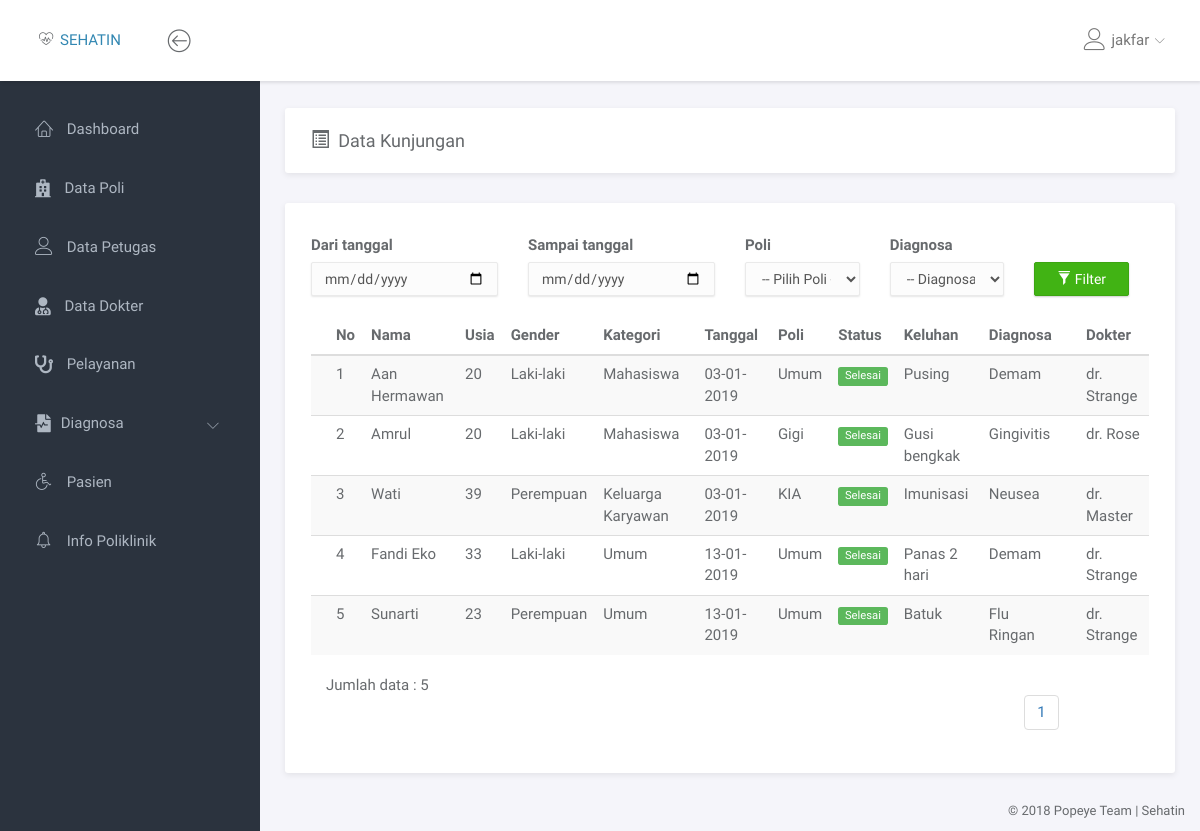
The page /kunjungan/semua_kunjungan.php (signed in) on the database its author committed.
### tables this page shows
CREATE TABLE `pasien` (
  `id_pasien` int(11) NOT NULL,
  `no_identitas` varchar(16) NOT NULL,
  `nama` varchar(50) NOT NULL,
  `tmpt_lahir` varchar(30) NOT NULL,
  `tgl_lahir` date NOT NULL,
  `gender` enum('Laki-laki','Perempuan') NOT NULL,
  `alamat` varchar(60) NOT NULL,
  `no_hp` varchar(13) NOT NULL,
  `pendidikan` varchar(5) NOT NULL,
  `status_perkawinan` enum('Belum Kawin','Kawin') NOT NULL,
  `kategori` enum('Umum','Karyawan','Keluarga Karyawan','Mahasiswa') NOT NULL
);

### kunjungan/semua_kunjungan.php (the view, shortened to what this page needs)
<!doctype html>
<html lang="en">
<head>
<link rel="stylesheet" href="../assets/vendor/bootstrap/css/bootstrap.min.css">
<link rel="stylesheet" href="../assets/vendor/font-awesome/css/font-awesome.min.css">
<link rel="stylesheet" href="../assets/vendor/linearicons/style.css">
<link rel="stylesheet" href="../assets/vendor/chartist/css/chartist-custom.css">
<link rel="stylesheet" href="../assets/css/main.css">
</head>
<body>
<div id="wrapper">
  <?php
  include '../dashboard/navbar.php';
  include '../dashboard/left_sidebar.php';
  ?>
  <div class="main">
    <div class="main-content">
      <div class="container-fluid">
        <div class="panel">
          <div class="panel-heading">
           <div class="row">
             <div class="col-md-4">
              <h1 class="panel-title"><i class="glyphicon glyphicon-list-alt"></i>&ensp;Data Kunjungan</h1>
             </div>
             <div class="col-md-1 col-md-offset-7">
             </div>
           </div>
          </div>
        </div>
        <div class="row">
          <div class="col-md-12">
            <div class="panel">
              <br>
                  <div class="panel-body">
                    <form action="" method="GET">
                      <div class="row">
                        <div class="col-md-3">
                          <label for="">Dari tanggal</label>
                          <input type="date" name="dari" class="form-control" value="<?php echo(isset($_GET['dari']) ? $_GET['dari'] : "" ) ?>">
                        </div>
                        <div class="col-md-3">
                          <label for="">Sampai tanggal</label>
                          <input type="date" name="sampai" class="form-control" value="<?php echo(isset($_GET['sampai']) ? $_GET['sampai'] : "" ) ?>">
                        </div>
                        <div class="col-md-2">
                          <label for="">Poli</label>
                          <select name="poli" class="form-control">
                            <option value="">-- Pilih Poli --</option>
                          </select>
                        </div>
                        <div class="col-md-2">
                          <label>Diagnosa</label>
                          <select name="diagnosa" class="form-control">
                            <option value="">-- Diagnosa --</option>
                          </select>
                        </div>
                        <div class="col-md-2">
                          <br>
                          <button style="margin-top: 5px;" type="submit" name="submit" value="submit" class="btn btn-success"><i class="glyphicon glyphicon-filter"></i>&nbsp;Filter</button>
                        </div>
                      </div>
                    </form>
                    <br>
                    <div class="table-responsive">
                      <table class="table table-striped table-hover">
                        <thead>
                          <tr>
                            <th>No</th>
                            <th>Nama</th>
                            <th>Usia</th>
                            <th>Gender</th>
                            <th>Kategori</th>
                            <th>Tanggal</th>
                            <th>Poli</th>
                            <th>Status</th>
                            <th>Keluhan</th>
                            <th>Diagnosa</th>
                            <th>Dokter</th>
                          </tr>
                        </thead>
                        <tbody>
                          <?php
                          $no = 1;
                          if (isset($_GET['submit'])) {
                            if (!empty($_GET['dari']) && !empty($_GET['sampai']) && !empty($_GET['poli']) && !empty($_GET['diagnosa'])) {
                               $query = "SELECT DISTINCT p.*, a.status, a.waktu, a.keluhan, poli.poli, dg.diagnosa, d.nm_dokter FROM pasien p INNER JOIN antrian a ON a.id_pasien = p.id_pasien INNER JOIN poli ON a.id_poli = poli.id_poli INNER JOIN pemeriksaan pm ON pm.id_antrian = a.id_antrian INNER JOIN dokter d ON d.id_dokter = pm.id_dokter INNER JOIN diagnosa dg ON dg.id_diagnosa = pm.id_diagnosa WHERE a.waktu BETWEEN '$_GET[dari] 00:00:00' AND '$_GET[sampai] 23:59:59' AND a.id_poli = '$_GET[poli]' AND pm.id_diagnosa = '$_GET[diagnosa]' ORDER BY a.waktu ASC";
                            }
                            elseif (!empty($_GET['dari']) && !empty($_GET['sampai']) && empty($_GET['poli']) && empty($_GET['diagnosa'])) {
                              $query = "SELECT DISTINCT p.*, a.status, a.waktu, a.keluhan, poli.poli, dg.diagnosa, d.nm_dokter FROM pasien p INNER JOIN antrian a ON a.id_pasien = p.id_pasien INNER JOIN poli ON a.id_poli = poli.id_poli INNER JOIN pemeriksaan pm ON pm.id_antrian = a.id_antrian INNER JOIN dokter d ON d.id_dokter = pm.id_dokter INNER JOIN diagnosa dg ON dg.id_diagnosa = pm.id_diagnosa WHERE a.waktu BETWEEN '$_GET[dari] 00:00:00' AND '$_GET[sampai] 23:59:59' ORDER BY a.waktu ASC";
                            }
                            elseif( empty($_GET['dari']) && empty($_GET['sampai']) && !empty($_GET['poli']) && empty($_GET['diagnosa'])) {
                              $query = "SELECT DISTINCT p.*, a.status, a.waktu, a.keluhan, poli.poli, dg.diagnosa, d.nm_dokter FROM pasien p INNER JOIN antrian a ON a.id_pasien = p.id_pasien INNER JOIN poli ON a.id_poli = poli.id_poli INNER JOIN pemeriksaan pm ON pm.id_antrian = a.id_antrian INNER JOIN dokter d ON d.id_dokter = pm.id_dokter INNER JOIN diagnosa dg ON dg.id_diagnosa = pm.id_diagnosa WHERE a.id_poli = '$_GET[poli]' ORDER BY a.waktu ASC";
                            }
                            elseif( empty($_GET['dari']) && empty($_GET['sampai']) && !empty($_GET['poli']) && !empty($_GET['diagnosa'])) {
                              $query = "SELECT DISTINCT p.*, a.status, a.waktu, a.keluhan, poli.poli, dg.diagnosa, d.nm_dokter FROM pasien p INNER JOIN antrian a ON a.id_pasien = p.id_pasien INNER JOIN poli ON a.id_poli = poli.id_poli INNER JOIN pemeriksaan pm ON pm.id_antrian = a.id_antrian INNER JOIN dokter d ON d.id_dokter = pm.id_dokter INNER JOIN diagnosa dg ON dg.id_diagnosa = pm.id_diagnosa WHERE a.id_poli = '$_GET[poli]' AND pm.id_diagnosa = '$_GET[diagnosa]' ORDER BY a.waktu ASC";
                            }
                            elseif( empty($_GET['dari']) && empty($_GET['sampai']) && empty($_GET['poli']) && !empty($_GET['diagnosa'])) {
                              $query = "SELECT DISTINCT p.*, a.status, a.waktu, a.keluhan, poli.poli, dg.diagnosa, d.nm_dokter FROM pasien p INNER JOIN antrian a ON a.id_pasien = p.id_pasien INNER JOIN poli ON a.id_poli = poli.id_poli INNER JOIN pemeriksaan pm ON pm.id_antrian = a.id_antrian INNER JOIN dokter d ON d.id_dokter = pm.id_dokter INNER JOIN diagnosa dg ON dg.id_diagnosa = pm.id_diagnosa WHERE pm.id_diagnosa = '$_GET[diagnosa]' ORDER BY a.waktu ASC";
                            }
                          }
                          else{
                            $halaman = 10;
                            $page = isset($_GET['halaman']) ? (int)$_GET['halaman'] : 1;
                            $mulai = ($page > 1) ? ($page * $halaman) - $halaman : 0;
                            $query = "SELECT DISTINCT p.*, a.status, a.waktu, a.keluhan, poli.poli, dg.diagnosa, d.nm_dokter FROM pasien p INNER JOIN antrian a ON a.id_pasien = p.id_pasien INNER JOIN poli ON a.id_poli = poli.id_poli INNER JOIN pemeriksaan pm ON pm.id_antrian = a.id_antrian INNER JOIN dokter d ON d.id_dokter = pm.id_dokter INNER JOIN diagnosa dg ON dg.id_diagnosa = pm.id_diagnosa ORDER BY a.waktu ASC LIMIT $mulai, $halaman";
                            $ttl = mysqli_query($con, "SELECT COUNT(*) AS jml_pasien FROM antrian");
                            $jml_pasien = mysqli_fetch_assoc($ttl);
                            $pages = ceil($jml_pasien['jml_pasien'] / $halaman);
                            $no = $mulai + 1;
                          }
                          $result = mysqli_query($con, $query);
                          $jml = mysqli_num_rows($result);
                          foreach ($result as $val) {
                            $today = new DateTime();
                            $tgl_lahir = new DateTime($val['tgl_lahir']);
                            $usia = $today->diff($tgl_lahir)->y;
                            $t = explode(" ", $val['waktu']);
                            $time = date("d-m-Y", strtotime($t[0]));
                            echo "<tr>
                            <td>$no</td>
                            <td>$val[nama]</td>
                            <td>$usia</td>
                            <td>$val[gender]</td>
                            <td>$val[kategori]</td>
                            <td>$time</td>
                            <td>$val[poli]</td>
                            <td><span class='label label-success'>$val[status]</span></td>
                            <td>$val[keluhan]</td>
                            <td>$val[diagnosa]</td>
                            <td>$val[nm_dokter]</td>
                            </tr>
                            ";
                            $no++;
                          }
                          ?>
                        </tbody>
                      </table>
                    </div>
                    <div class="rows">
                    <div class="col-md-2">
                      <span>Jumlah data : <?php echo $jml ?></span>
                    </div>
                    <?php if (!isset($_GET['submit'])): ?>
                      <div class="col-md-2 col-md-offset-8">
                        <ul class="pagination">
                          <?php for ($i=1; $i <= $pages ; $i++) { ?>
                            <li> <a href="?halaman=<?php echo $i ?>" class="<?php echo $i==$_GET['halaman'] ? 'active' : '' ?>"> <?php echo $i ?> </a> </li>
                          <?php } ?>
                        </ul>
                      </div>
                    <?php endif; ?>
                    </div>
              </div>
            </div>
          </div>
        </div>
      </div>
    </div>
  </div>
  <?php include '../dashboard/footer.php'; ?>
  </div>
</body>
</html>

### assets/css/main.css (style rules this page uses)
html { position: relative; min-height: 100%; }
body { background-color: #F3F5F8; font-family: "Source Sans Pro", sans-serif; font-size: 15px; color: #676a6d; }
a { color: #3287B2; }
th { font-weight: 600; }
#wrapper .main { -webkit-transition: all 0.3s ease-in-out; -moz-transition: all 0.3s ease-in-out; -ms-transition: all 0.3s ease-in-out; -o-transition: all 0.3s ease-in-out; transition: all 0.3s ease-in-out; width: calc(100% - 260px); left: 0; position: relative; float: right; background-color: #f5f5fa; }
#wrapper #sidebar-nav, #wrapper .main { padding-top: 80px; }
.main-content { padding: 28px 10px; }
.form-control { -moz-box-shadow: 0px 1px 2px 0 rgba(0, 0, 0, 0.1); -webkit-box-shadow: 0px 1px 2px 0 rgba(0, 0, 0, 0.1); box-shadow: 0px 1px 2px 0 rgba(0, 0, 0, 0.1); -webkit-border-radius: 2px; -moz-border-radius: 2px; border-radius: 2px; border-color: #eaeaea; background-color: #fcfcfc; }
.btn { -webkit-border-radius: 2px; -moz-border-radius: 2px; border-radius: 2px; -moz-box-shadow: 0px 1px 2px 0 rgba(0, 0, 0, 0.2); -webkit-box-shadow: 0px 1px 2px 0 rgba(0, 0, 0, 0.2); box-shadow: 0px 1px 2px 0 rgba(0, 0, 0, 0.2); padding: 6px 22px; }
.btn-success { background-color: #41B314; border-color: #3ca512; }
.panel { -webkit-border-radius: 3px; -moz-border-radius: 3px; border-radius: 3px; -moz-box-shadow: 0 2px 6px rgba(0, 0, 0, 0.08); -webkit-box-shadow: 0 2px 6px rgba(0, 0, 0, 0.08); box-shadow: 0 2px 6px rgba(0, 0, 0, 0.08); background-color: #fff; margin-bottom: 30px; }
.panel .panel-heading, .panel .panel-body, .panel .panel-footer { padding-left: 25px; padding-right: 25px; }
.panel .panel-heading { padding-top: 20px; padding-bottom: 20px; position: relative; }
.panel .panel-heading .panel-title { margin: 0; font-size: 18px; font-weight: 300; }
.panel .panel-body { padding-top: 10px; padding-bottom: 15px; }
.panel .table > thead > tr > td:first-child, .panel .table > thead > tr > th:first-child, .panel .table > tbody > tr > td:first-child, .panel .table > tbody > tr > th:first-child, .panel .table > tfoot > tr > td:first-child, .panel .table > tfoot > tr > th:first-child { padding-left: 25px; }
.panel .table > thead > tr > td:last-child, .panel .table > thead > tr > th:last-child, .panel .table > tbody > tr > td:last-child, .panel .table > tbody > tr > th:last-child, .panel .table > tfoot > tr > td:last-child, .panel .table > tfoot > tr > th:last-child { padding-left: 25px; }
.label { font-weight: normal; }

### rows shown on the page
pasien: nama "Aan Hermawan", gender "Laki-laki", kategori "Mahasiswa", time "03-01-2019", val "Umum", val "Selesai", val "Pusing", val "Demam", val "dr. Strange"
pasien: nama "Amrul", gender "Laki-laki", kategori "Mahasiswa", time "03-01-2019", val "Gigi", val "Selesai", val "Gusi bengkak", val "Gingivitis", val "dr. Rose"
pasien: nama "Wati", gender "Perempuan", kategori "Keluarga Karyawan", time "03-01-2019", val "KIA", val "Selesai", val "Imunisasi", val "Neusea", val "dr. Master"
pasien: nama "Fandi Eko", gender "Laki-laki", kategori "Umum", time "13-01-2019", val "Umum", val "Selesai", val "Panas 2 hari", val "Demam", val "dr. Strange"
pasien: nama "Sunarti", gender "Perempuan", kategori "Umum", time "13-01-2019", val "Umum", val "Selesai", val "Batuk", val "Flu Ringan", val "dr. Strange"

### other values the page prints
$_SESSION['username'] "jakfar"
$jml "5"
